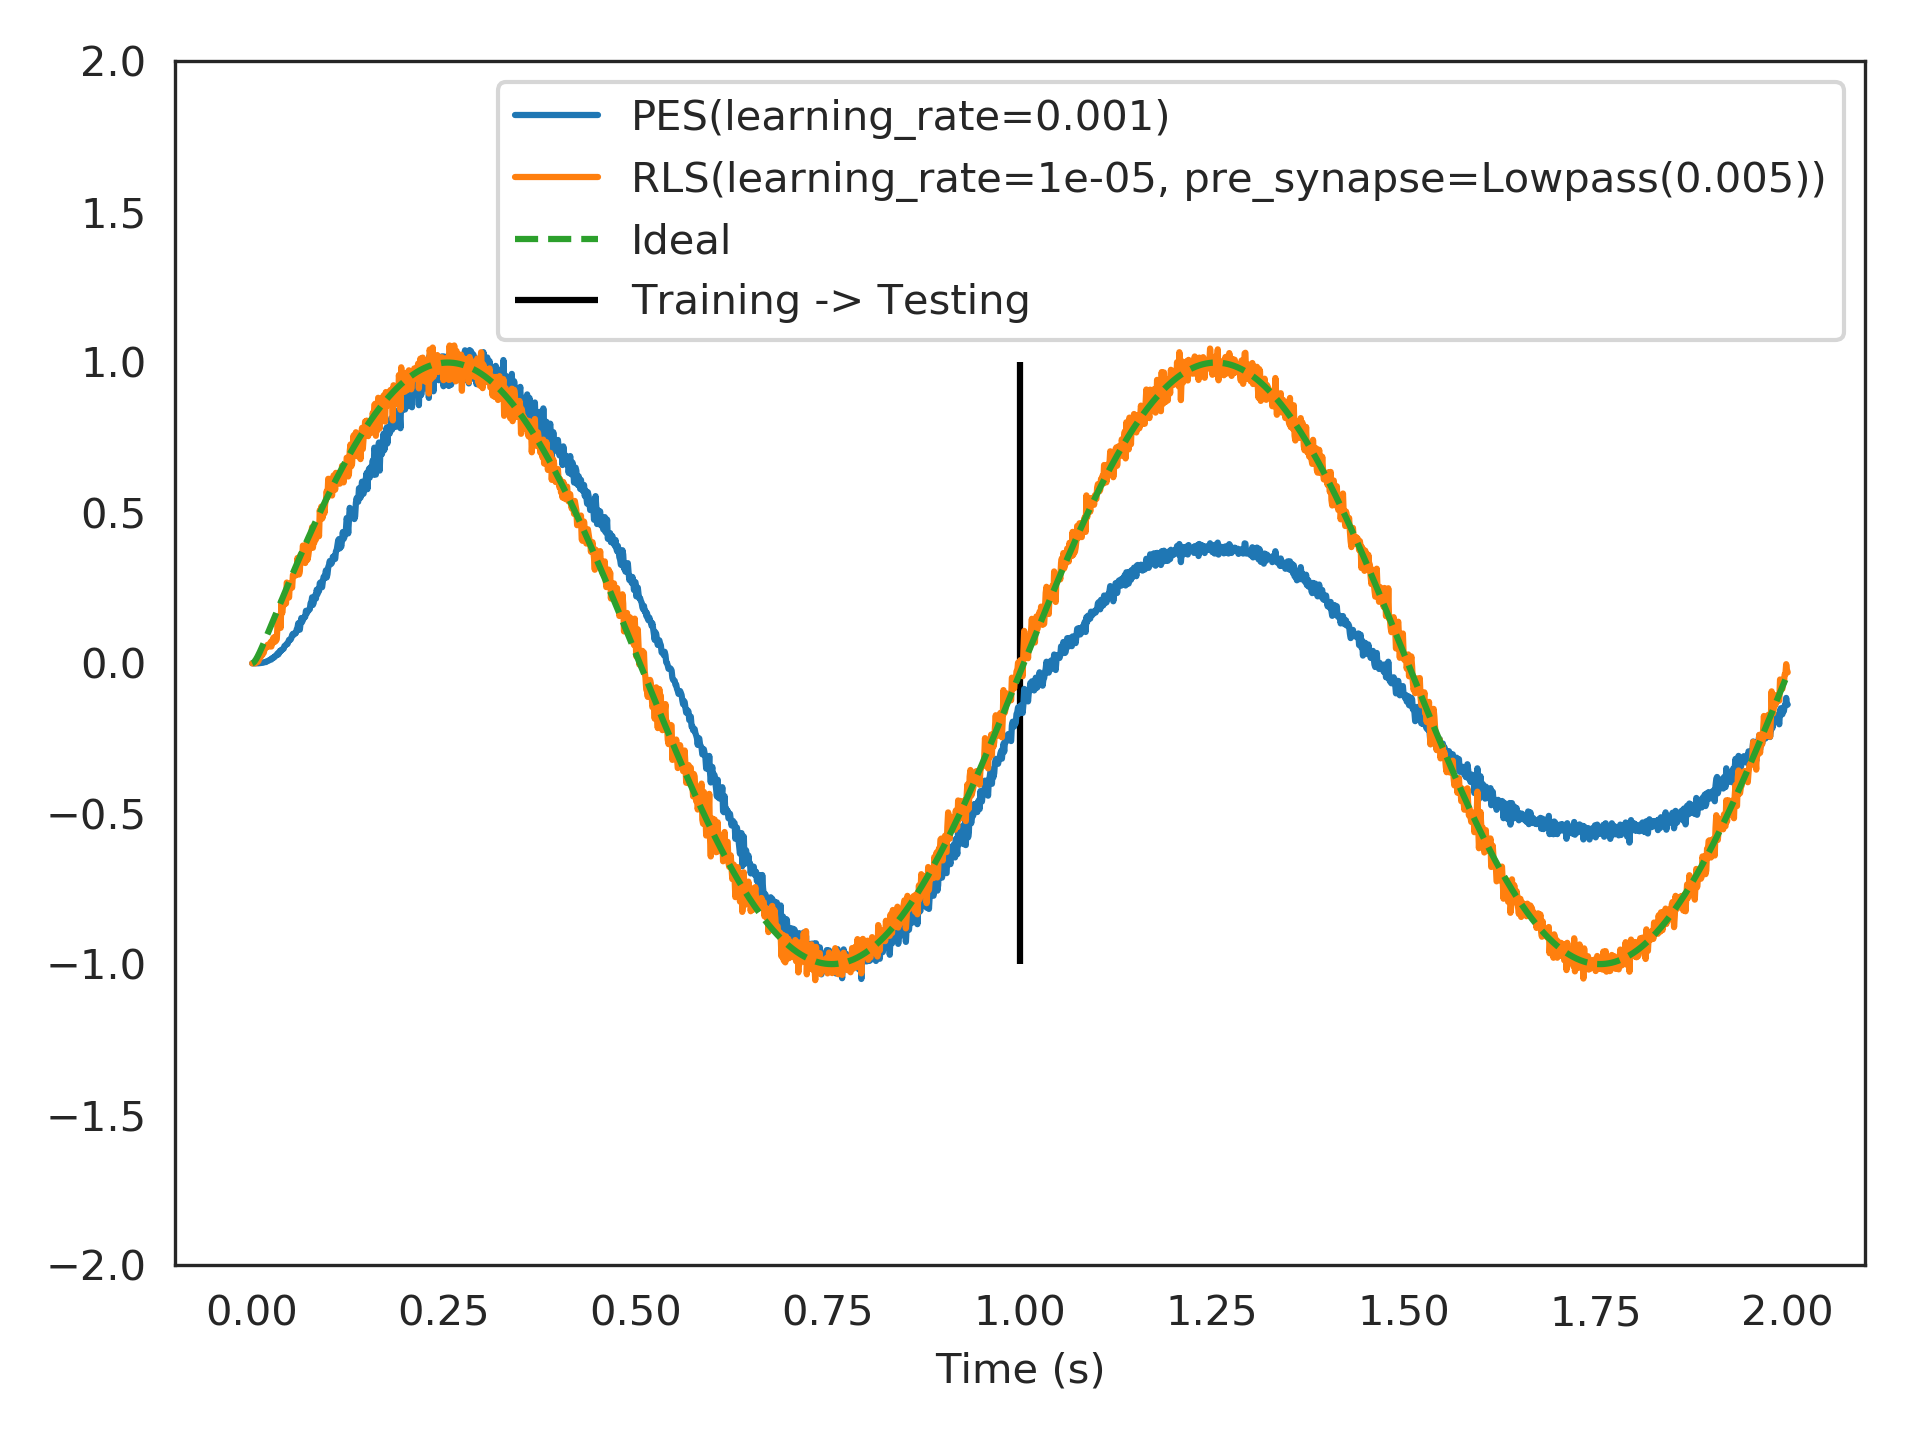

Python code for this plot:
# See :doc:`notebooks/examples/full_force_learning` for an example of how to
# use RLS to learn spiking FORCE [1]_ and "full-FORCE" networks in Nengo.

# Below, we compare :class:`nengo.PES` against :class:`.RLS`, learning a
# feed-forward communication channel (identity function), online,
# and starting with 100 spiking LIF neurons from scratch (zero weights).
# A faster learning rate for :class:`nengo.PES` results in over-fitting to
# the most recent online example, while a slower learning rate does not
# learn quickly enough. This is a general problem with greedy optimization.
# :class:`.RLS` performs better since it is L2-optimal.

from nengolib import RLS, Network
import nengo
from nengo import PES
tau = 0.005
learning_rules = (PES(learning_rate=1e-3, pre_tau=tau),
                  RLS(learning_rate=1e-5, pre_synapse=tau))

with Network() as model:
    u = nengo.Node(output=lambda t: np.sin(2*np.pi*t))
    probes = []
    for lr in learning_rules:
        e = nengo.Node(size_in=1,
                       output=lambda t, e: e if t < 1 else 0)
        x = nengo.Ensemble(100, 1, seed=0)
        y = nengo.Node(size_in=1)
# >>>
        nengo.Connection(u, e, synapse=None, transform=-1)
        nengo.Connection(u, x, synapse=None)
        conn = nengo.Connection(
            x, y, synapse=None, learning_rule_type=lr,
            function=lambda _: 0)
        nengo.Connection(y, e, synapse=None)
        nengo.Connection(e, conn.learning_rule, synapse=tau)
        probes.append(nengo.Probe(y, synapse=tau))
    probes.append(nengo.Probe(u, synapse=tau))

with nengo.Simulator(model) as sim:
    sim.run(2.0)

import matplotlib.pyplot as plt
plt.plot(sim.trange(), sim.data[probes[0]],
         label=str(learning_rules[0]))
plt.plot(sim.trange(), sim.data[probes[1]],
         label=str(learning_rules[1]))
plt.plot(sim.trange(), sim.data[probes[2]],
         label="Ideal", linestyle='--')
plt.vlines([1], -1, 1, label="Training -> Testing")
plt.ylim(-2, 2)
plt.legend(loc='upper right')
plt.xlabel("Time (s)")
plt.show()
